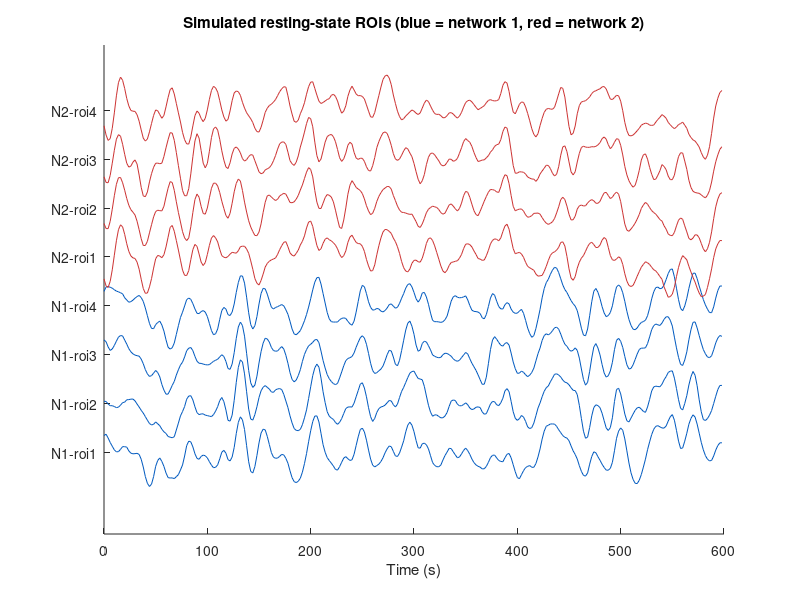
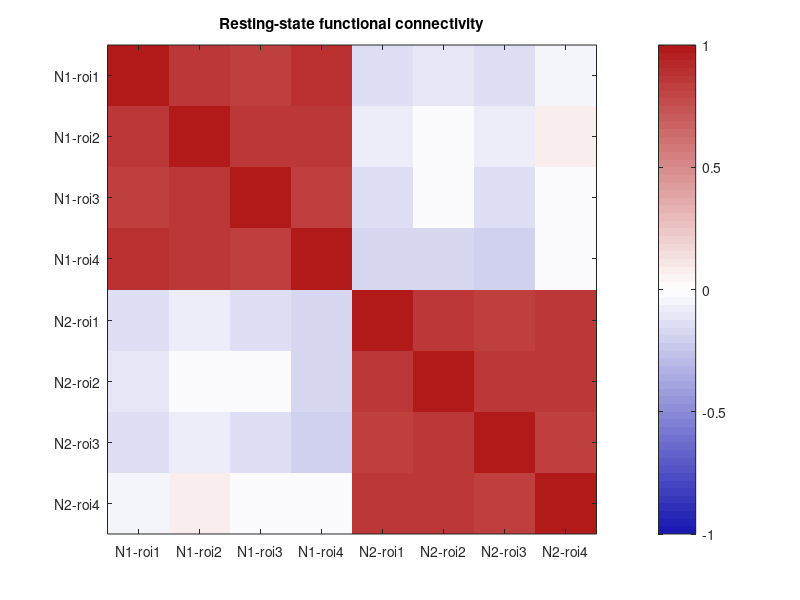
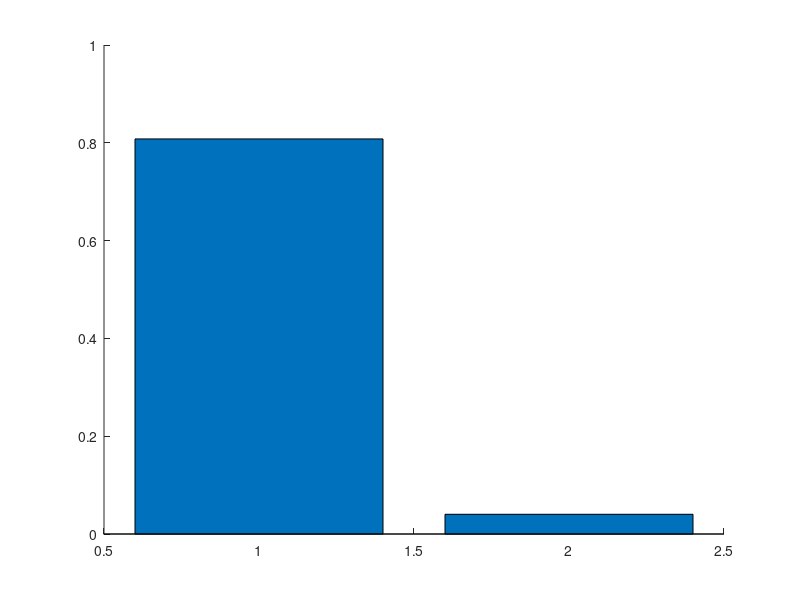

These charts were generated, in order, by the following MATLAB code: (Note: this script raises an error after producing the figures.)
%% Chapter 28 Lab: Resting-State and Ecological Designs (MATLAB)
% This lab accompanies Chapter 28, "Resting-State and Ecological Designs".
% You will simulate resting-state multi-ROI time series and compute
% functional connectivity, simulate a shared naturalistic ("movie")
% stimulus and compute inter-subject correlation (ISC), and see how motion
% spikes and vigilance drift inflate connectivity estimates.
%
% Requirements: base MATLAB (Statistics and Machine Learning Toolbox for
% corr/ttest2). All data are simulated; comments point to the CanlabCore
% functions you would use with real data.
%   https://github.com/canlab/CanlabCore
% Code adapted from CANlab tutorials (github.com/canlab and
% CANlab_help_examples; see canlab_help_prep_for_connectivity).
%
% Runtime: under a minute.

%% 1. Simulate resting-state ROI time series with known network structure
% We simulate a 10-minute resting scan (300 volumes, TR = 2 s) for 8 ROIs
% organized into two networks. Each ROI mixes a slow network-level signal
% (weight w) with slow ROI-specific fluctuations (weight 1-w). Resting
% BOLD is dominated by low frequencies (< ~0.1 Hz), so we low-pass white
% noise with a smoothing kernel.

rng(28);
TR    = 2;
n_t   = 300;                          % 10-minute "scan"
n_roi = 8;
network   = [1 1 1 1 2 2 2 2];        % network membership for each ROI
roi_names = arrayfun(@(i) sprintf('N%d-roi%d', network(i), ...
    mod(i - 1, 4) + 1), 1:n_roi, 'UniformOutput', false);

kern   = exp(-0.5 * ((-4:4)' ./ 2) .^ 2);       % Gaussian smoothing kernel
kern   = kern ./ sum(kern);
smoothz = @(z) zscore(conv(z, kern, 'same'));   % slow, unit-variance noise

% One slow shared signal per network
net_sig = [smoothz(randn(n_t, 1)) smoothz(randn(n_t, 1))];

w = 0.7;                              % network signal weight
Y_rest = zeros(n_t, n_roi);
for i = 1:n_roi
    Y_rest(:, i) = w * net_sig(:, network(i)) + ...
                   (1 - w) * smoothz(randn(n_t, 1));
end
Y_rest = zscore(Y_rest);

t = (0:n_t - 1) * TR;
figure('Name', 'Resting ROI time series');
hold on;
colors = [repmat([0 0.35 0.75], 4, 1); repmat([0.8 0.2 0.2], 4, 1)];
for i = 1:n_roi
    plot(t, Y_rest(:, i) + 3 * (i - 1), 'Color', colors(i, :));
end
xlabel('Time (s)'); yticks(3 * (0:n_roi - 1)); yticklabels(roi_names);
title('Simulated resting-state ROIs (blue = network 1, red = network 2)');

% With real data you would instead load and denoise a 4-D image, then
% average within atlas regions:
%   obj = fmri_data(fname);
%   obj_denoised = obj.denoise_timeseries_pipeline(TR, 128, mvmtfname);
%   r = extract_roi_averages(obj_denoised, load_atlas('canlab2018_2mm'));

%% 2. Functional connectivity: the ROI x ROI correlation matrix
% Functional connectivity asks which regions' spontaneous fluctuations
% rise and fall together. The standard summary is the pairwise correlation
% matrix, which recovers the two-network block structure we built in.

FC_rest = corr(Y_rest);

same_net = network' == network;                   % same-network pairs
offdiag  = ~eye(n_roi);
mean_offdiag = @(FC, mask) mean(FC(mask & offdiag));

figure('Name', 'Resting FC');
imagesc(FC_rest, [-1 1]); axis square; colorbar;
colormap(flipud(interp1([0 0.5 1], [0.7 0.1 0.1; 1 1 1; 0.1 0.1 0.7], ...
    linspace(0, 1, 64))));
xticks(1:n_roi); xticklabels(roi_names); xtickangle(45);
yticks(1:n_roi); yticklabels(roi_names);
title('Resting-state functional connectivity');

fprintf('Mean within-network r:  %3.2f\n', mean_offdiag(FC_rest, same_net));
fprintf('Mean between-network r: %3.2f\n', mean_offdiag(FC_rest, ~same_net));

% Strong within-network, near-zero between-network correlations. Clustering
% and ICA (Chapter 30) find networks by discovering this structure in
% matrices with thousands of regions instead of 8.

%% 3. Naturalistic designs: inter-subject correlation (ISC)
% Now the key move of naturalistic imaging: give every subject the SAME
% rich stimulus. We simulate one stimulus-driven ROI in 10 subjects:
%   Movie: shared stimulus-driven signal + idiosyncratic fluctuations
%   Rest:  idiosyncratic fluctuations only
% Leave-one-out ISC correlates each subject with the mean of the others.
% No event onsets and no HRF model -- the other brains ARE the model.

n_sub = 10;
movie_sig = smoothz(randn(n_t, 1));   % shared stimulus-driven time course
a = 0.6;                              % stimulus-driven signal fraction

Y_movie = zeros(n_t, n_sub); Y_solo = zeros(n_t, n_sub);
for s = 1:n_sub
    Y_movie(:, s) = a * movie_sig + (1 - a) * smoothz(randn(n_t, 1));
    Y_solo(:, s)  = smoothz(randn(n_t, 1));      % nothing shared
end

isc_loo = @(Y) arrayfun(@(s) corr(Y(:, s), ...
    mean(Y(:, setdiff(1:n_sub, s)), 2)), 1:n_sub);

isc_movie = isc_loo(Y_movie);
isc_rest  = isc_loo(Y_solo);

figure('Name', 'ISC: movie vs rest');
bar([mean(isc_movie) mean(isc_rest)], 'FaceAlpha', 0.6); hold on;
plot(1 + 0.1 * randn(1, n_sub), isc_movie, 'ko');
plot(2 + 0.1 * randn(1, n_sub), isc_rest, 'ko');
xticklabels({'Movie', 'Rest'}); ylabel('Leave-one-out ISC (r)');
title('Inter-subject correlation');

fprintf('Mean ISC: movie = %3.2f, rest = %3.2f\n', ...
    mean(isc_movie), mean(isc_rest));

% ISC is high wherever -- and only wherever -- activity is driven by the
% shared stimulus. It misses idiosyncratic responses, even strongly
% stimulus-driven ones, because they are not shared across people.

%% 4. Confound 1: motion spikes inflate connectivity
% Head motion changes the signal in many voxels at once. A shared artifact
% adds a common component to every ROI pair, inflating correlations
% everywhere -- including between networks, where true r is ~0. We add 8
% spikes (< 3% of volumes) to the resting data and re-estimate FC, then
% "scrub" (drop) the spike volumes, as flagged in practice by framewise
% displacement and outlier detection.

n_spikes  = 8;
spike_idx = randperm(n_t, n_spikes);
Y_motion  = Y_rest;
for k = 1:n_spikes
    amp = 4 + randn;                  % large global deviation
    Y_motion(spike_idx(k), :) = Y_motion(spike_idx(k), :) + ...
        amp * (0.7 + 0.6 * rand(1, n_roi));
end

FC_motion = corr(Y_motion);
keep = setdiff(1:n_t, spike_idx);
FC_scrubbed = corr(Y_motion(keep, :));

fprintf('\n%-14s %-18s %-18s\n', 'Data', 'Within-network r', 'Between-network r');
FCs = {FC_rest, FC_motion, FC_scrubbed};
labels = {'Clean', 'With spikes', 'Scrubbed'};
for k = 1:3
    fprintf('%-14s %-18.2f %-18.2f\n', labels{k}, ...
        mean_offdiag(FCs{k}, same_net), mean_offdiag(FCs{k}, ~same_net));
end

% A handful of bad volumes noticeably inflates between-network r. This is
% why connectivity pipelines build spike/scrubbing regressors and motion
% covariates -- see fmri_data.denoise_timeseries_pipeline and
% canlab_connectivity_preproc, which implement these steps for real data.
% If one group moves more than another, motion creates spurious group
% differences in "connectivity".

%% 5. Confound 2: vigilance drift masquerades as a group difference
% Roughly half of resting participants are asleep after 10 minutes, and
% drowsiness produces large, slow, widespread fluctuations. We simulate
% two groups with IDENTICAL network structure; the "drowsy" group also has
% a global arousal signal added to every ROI.

n_per_group = 12;
sim_subject = @(global_amp) sim_rest_subject(global_amp, n_t, n_roi, ...
    network, w, smoothz);

fc_alert  = zeros(n_per_group, 1);
fc_drowsy = zeros(n_per_group, 1);
for s = 1:n_per_group
    fc_alert(s)  = mean_fc(sim_subject(0),   offdiag);
    fc_drowsy(s) = mean_fc(sim_subject(0.8), offdiag);
end

[~, p, ~, st] = ttest2(fc_drowsy, fc_alert);
fprintf('\nMean FC, alert group:  %3.2f\n', mean(fc_alert));
fprintf('Mean FC, drowsy group: %3.2f\n', mean(fc_drowsy));
fprintf('Spurious group difference: t(%d) = %3.1f, p = %3.2g\n', ...
    st.df, st.tstat, p);

% Identical neural networks, yet the drowsy group shows higher average
% connectivity -- an artifact of arousal. Practical lessons: monitor
% wakefulness (eye tracking, self-report), check group differences in
% sleepiness and motion, match acquisition conditions -- or use an
% engaging naturalistic paradigm, which constrains mental state, keeps
% participants awake, and yields more reliable, behavior-predictive
% connectivity than rest.

%% Explore on your own
% 1. Scan length and reliability: re-run Section 1 with n_t for 3, 6, 9,
%    13, and 27 minutes and correlate each estimated FC with a very long
%    "ground truth" run (n_t = 5000). Gains should diminish after ~9-13
%    minutes of data.
% 2. ISC and response timing: shift movie_sig by a random 0-3 volume lag
%    per subject before mixing. ISC drops even though every subject is
%    stimulus-driven. What does this imply for regions with variable
%    hemodynamics?
% 3. Scrubbing tradeoff: raise n_spikes to 60. How much data can you drop
%    before the scrubbed FC estimate itself becomes unstable?
% 4. Global signal regression: regress the mean ROI signal out of each
%    drowsy subject's data before computing FC. How much of the spurious
%    group difference disappears?

%% Local functions

function Y = sim_rest_subject(global_amp, n_t, n_roi, network, w, smoothz)
% One subject's 8-ROI resting data; global_amp scales an arousal-related
% signal added to ALL ROIs (vigilance fluctuation).
nets = [smoothz(randn(n_t, 1)) smoothz(randn(n_t, 1))];
arousal = smoothz(randn(n_t, 1));
Y = zeros(n_t, n_roi);
for i = 1:n_roi
    Y(:, i) = w * nets(:, network(i)) + (1 - w) * smoothz(randn(n_t, 1)) ...
        + global_amp * arousal;
end
Y = zscore(Y);
end

function m = mean_fc(Y, offdiag)
% Mean off-diagonal correlation across all ROI pairs.
FC = corr(Y);
m = mean(FC(offdiag));
end
